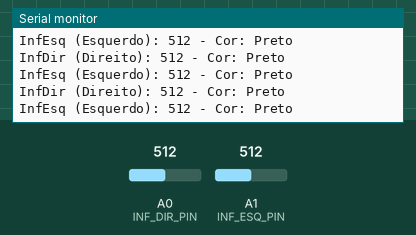
Bench run of a sketch on a simulated Arduino Uno, built with avr-gcc and run on an emulated ATmega328P. On the bench: the last lines printed to the serial monitor. Inputs (shaded band) come from the test bench; at power-on: A1 (INF_ESQ_PIN) = 512, A0 (INF_DIR_PIN) = 512.

Above: at 5.9 s.
6.0 s: A1 (INF_ESQ_PIN) set to 987
At 7.2 s:
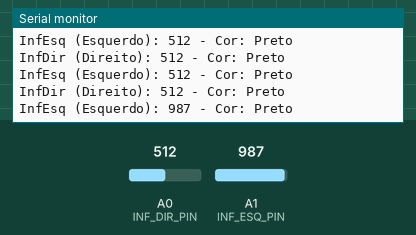
8.1 s: A1 (INF_ESQ_PIN) set to 1011
At 10.1 s:
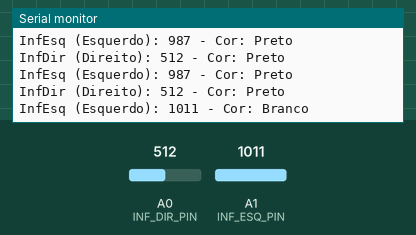

The sketch:

Teste_Sensor.ino
```cpp
// Defina os pinos dos sensores
#define INF_DIR_PIN A0 // Sensor Direito
#define INF_ESQ_PIN A1 // Sensor Esquerdo

// Defina o limite para diferenciar branco e preto
#define LIMITE 1000

void setup() {
  Serial.begin(9600); // Inicializa a comunicação serial
  Serial.println("Testando sensores com limite de 1000:");
}

void loop() {
  // Leitura do sensor direito
  int valorInfDir = analogRead(INF_DIR_PIN);
  // Leitura do sensor esquerdo
  int valorInfEsq = analogRead(INF_ESQ_PIN);

  // Exibe os valores lidos para ambos os sensores
  Serial.print("InfDir (Direito): ");
  Serial.print(valorInfDir);
  Serial.print(" - Cor: ");
  if (valorInfDir > LIMITE) {
    Serial.println("Branco");
  } else {
    Serial.println("Preto");
  }

  Serial.print("InfEsq (Esquerdo): ");
  Serial.print(valorInfEsq);
  Serial.print(" - Cor: ");
  if (valorInfEsq > LIMITE) {
    Serial.println("Branco");
  } else {
    Serial.println("Preto");
  }

  // Pausa de 1,5 segundos entre as leituras
  delay(1500); // 1500 milissegundos (1,5 segundos)
}
```

Measured:
- the behaviour switches between 1000 and 1001 on A1 (INF_ESQ_PIN) (found by bisection; images 1 and 2)
- after the input at 6.0 s, the serial monitor: prints a new line after 0.11 s (image 1)
- after the input at 8.1 s, the serial monitor: prints a new line after 1.0 s (image 2)
